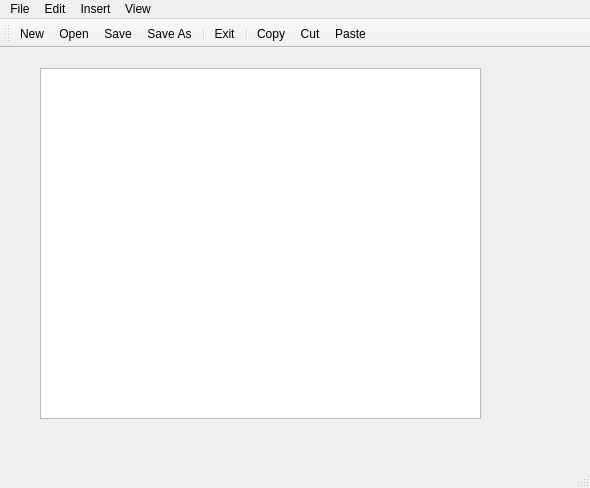
<?xml version="1.0" encoding="UTF-8"?>
<ui version="4.0">
 <class>MainWindow</class>
 <widget class="QMainWindow" name="MainWindow">
  <property name="geometry">
   <rect>
    <x>0</x>
    <y>0</y>
    <width>590</width>
    <height>488</height>
   </rect>
  </property>
  <property name="windowTitle">
   <string>MainWindow</string>
  </property>
  <widget class="QWidget" name="centralwidget">
   <widget class="QPlainTextEdit" name="plainTextEdit">
    <property name="geometry">
     <rect>
      <x>40</x>
      <y>20</y>
      <width>441</width>
      <height>351</height>
     </rect>
    </property>
   </widget>
  </widget>
  <widget class="QMenuBar" name="menubar">
   <property name="geometry">
    <rect>
     <x>0</x>
     <y>0</y>
     <width>590</width>
     <height>22</height>
    </rect>
   </property>
   <widget class="QMenu" name="menuFile">
    <property name="title">
     <string>File</string>
    </property>
    <addaction name="actionNew"/>
    <addaction name="actionOpen"/>
    <addaction name="actionSave"/>
    <addaction name="actionSave_As"/>
    <addaction name="separator"/>
    <addaction name="actionExit"/>
   </widget>
   <widget class="QMenu" name="menuEdit">
    <property name="title">
     <string>Edit</string>
    </property>
    <addaction name="actionCopy"/>
    <addaction name="actionCut"/>
    <addaction name="actionPaste"/>
    <addaction name="separator"/>
    <addaction name="actionSelect_All"/>
    <addaction name="actionSelect_None"/>
   </widget>
   <widget class="QMenu" name="menuInsert">
    <property name="title">
     <string>Insert</string>
    </property>
    <addaction name="actionAnimals"/>
    <addaction name="actionShapes"/>
    <addaction name="actionFood"/>
   </widget>
   <widget class="QMenu" name="menuView">
    <property name="title">
     <string>View</string>
    </property>
    <addaction name="actionToolbar_top"/>
    <addaction name="actionToolbar_bottom"/>
    <addaction name="actionToolbar_left"/>
    <addaction name="actionToolbar_right"/>
    <addaction name="separator"/>
    <addaction name="actionToolbar_floatable"/>
    <addaction name="actionToolbar_movable"/>
   </widget>
   <addaction name="menuFile"/>
   <addaction name="menuEdit"/>
   <addaction name="menuInsert"/>
   <addaction name="menuView"/>
  </widget>
  <widget class="QStatusBar" name="statusbar"/>
  <widget class="QToolBar" name="toolBar">
   <property name="windowTitle">
    <string>toolBar</string>
   </property>
   <attribute name="toolBarArea">
    <enum>TopToolBarArea</enum>
   </attribute>
   <attribute name="toolBarBreak">
    <bool>false</bool>
   </attribute>
   <addaction name="actionNew"/>
   <addaction name="actionOpen"/>
   <addaction name="actionSave"/>
   <addaction name="actionSave_As"/>
   <addaction name="separator"/>
   <addaction name="actionExit"/>
   <addaction name="separator"/>
   <addaction name="actionCopy"/>
   <addaction name="actionCut"/>
   <addaction name="actionPaste"/>
  </widget>
  <action name="actionNew">
   <property name="icon">
    <iconset resource="resources.qrc">
     <normaloff>:/files/SimpleUI/Image Files/Simple_UI/iconfinder_New_1493292.png</normaloff>:/files/SimpleUI/Image Files/Simple_UI/iconfinder_New_1493292.png</iconset>
   </property>
   <property name="text">
    <string>New</string>
   </property>
  </action>
  <action name="actionOpen">
   <property name="icon">
    <iconset resource="resources.qrc">
     <normaloff>:/files/SimpleUI/Image Files/Simple_UI/iconfinder_Open_1493293.png</normaloff>:/files/SimpleUI/Image Files/Simple_UI/iconfinder_Open_1493293.png</iconset>
   </property>
   <property name="text">
    <string>Open</string>
   </property>
  </action>
  <action name="actionSave">
   <property name="icon">
    <iconset resource="resources.qrc">
     <normaloff>:/files/SimpleUI/Image Files/Simple_UI/iconfinder_Save_1493294.png</normaloff>:/files/SimpleUI/Image Files/Simple_UI/iconfinder_Save_1493294.png</iconset>
   </property>
   <property name="text">
    <string>Save</string>
   </property>
  </action>
  <action name="actionSave_As">
   <property name="icon">
    <iconset resource="resources.qrc">
     <normaloff>:/files/SimpleUI/Image Files/Simple_UI/Save-as_70651.png</normaloff>:/files/SimpleUI/Image Files/Simple_UI/Save-as_70651.png</iconset>
   </property>
   <property name="text">
    <string>Save As</string>
   </property>
  </action>
  <action name="actionExit">
   <property name="icon">
    <iconset resource="resources.qrc">
     <normaloff>:/files/SimpleUI/Image Files/Simple_UI/iconfinder_Cancel_1493282.png</normaloff>:/files/SimpleUI/Image Files/Simple_UI/iconfinder_Cancel_1493282.png</iconset>
   </property>
   <property name="text">
    <string>Exit</string>
   </property>
  </action>
  <action name="actionCopy">
   <property name="icon">
    <iconset resource="resources.qrc">
     <normaloff>:/files/SimpleUI/Image Files/Simple_UI/iconfinder_Copy_1493280.png</normaloff>:/files/SimpleUI/Image Files/Simple_UI/iconfinder_Copy_1493280.png</iconset>
   </property>
   <property name="text">
    <string>Copy</string>
   </property>
  </action>
  <action name="actionCut">
   <property name="icon">
    <iconset resource="resources.qrc">
     <normaloff>:/files/SimpleUI/Image Files/Simple_UI/iconfinder_Cut_1493291.png</normaloff>:/files/SimpleUI/Image Files/Simple_UI/iconfinder_Cut_1493291.png</iconset>
   </property>
   <property name="text">
    <string>Cut</string>
   </property>
  </action>
  <action name="actionPaste">
   <property name="icon">
    <iconset resource="resources.qrc">
     <normaloff>:/files/SimpleUI/Image Files/Simple_UI/iconfinder_Paste_1493290.png</normaloff>:/files/SimpleUI/Image Files/Simple_UI/iconfinder_Paste_1493290.png</iconset>
   </property>
   <property name="text">
    <string>Paste</string>
   </property>
  </action>
  <action name="actionSelect_All">
   <property name="icon">
    <iconset resource="resources.qrc">
     <normaloff>:/files/SimpleUI/Image Files/Simple_UI/iconfinder_Properties_1493285.png</normaloff>:/files/SimpleUI/Image Files/Simple_UI/iconfinder_Properties_1493285.png</iconset>
   </property>
   <property name="text">
    <string>Select All</string>
   </property>
  </action>
  <action name="actionSelect_None">
   <property name="text">
    <string>Select None</string>
   </property>
  </action>
  <action name="actionAnimals">
   <property name="text">
    <string>Animals</string>
   </property>
  </action>
  <action name="actionShapes">
   <property name="text">
    <string>Shapes</string>
   </property>
  </action>
  <action name="actionFood">
   <property name="text">
    <string>Food</string>
   </property>
  </action>
  <action name="actionToolbar_top">
   <property name="text">
    <string>Toolbar top</string>
   </property>
  </action>
  <action name="actionToolbar_bottom">
   <property name="text">
    <string>Toolbar bottom</string>
   </property>
  </action>
  <action name="actionToolbar_left">
   <property name="text">
    <string>Toolbar left</string>
   </property>
  </action>
  <action name="actionToolbar_right">
   <property name="text">
    <string>Toolbar right</string>
   </property>
  </action>
  <action name="actionToolbar_floatable">
   <property name="checkable">
    <bool>true</bool>
   </property>
   <property name="text">
    <string>Toolbar floatable</string>
   </property>
  </action>
  <action name="actionToolbar_movable">
   <property name="checkable">
    <bool>true</bool>
   </property>
   <property name="text">
    <string>Toolbar movable</string>
   </property>
  </action>
 </widget>
 <resources>
  <include location="resources.qrc"/>
 </resources>
 <connections/>
</ui>
